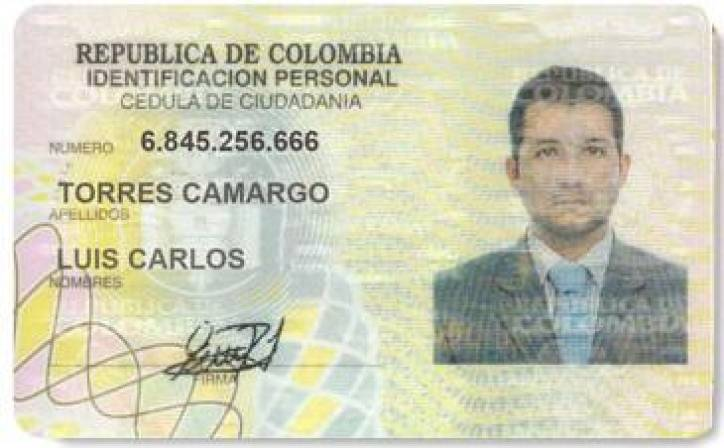
#> input picture data/Cedula1.jpeg, 724 x 448 px, found by its file name
$ jupyter execute --allow-errors CVproject.ipynb   (shell and % lines are left out)
#> lines starting #> are read from the running program, lines starting #| are printed output that depends on the picture; after the words box and inside, x2 and y2 are one past the last pixel; in counts of white or black regions, pixels touching at a corner belong together
[cell 1]
import cv2 as cv
import os
import sys
import numpy as np
import matplotlib.pyplot as plt
from ipywidgets import interact, interactive, fixed, interact_manual
import ipywidgets as widgets
from google.colab.patches import cv2_imshow

[cell 2]
from google.colab import drive
drive.mount('/content/drive')
%cd drive/My Drive/CVproject/

[cell 3]
I = cv.imread("data/Cedula1.jpeg", 0) #lea la imagen en numpy array
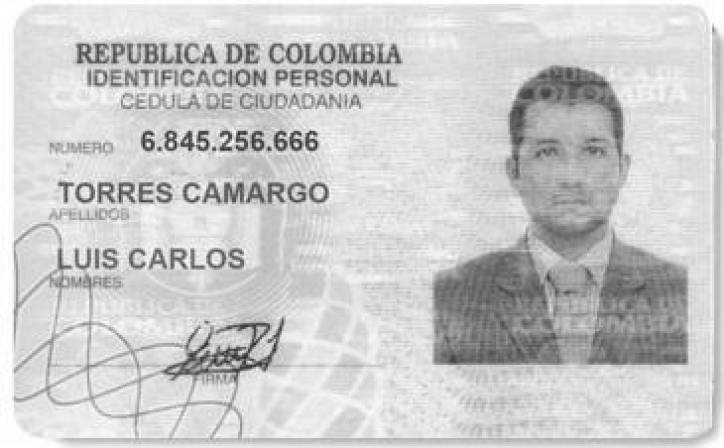
#> I: shape (448, 724); min 33, max 255, mean 202.9
I2 = cv.cvtColor(I, cv.COLOR_BGR2RGB) #pasela de bgr a rgb
plt.imshow(I2); #mostrar la imagen
plt.grid() # dibuje rejilla
print("img size: ", I.shape)
#| img size:  (448, 724)
print ("img type: ", I.dtype)
#| img type:  uint8
#plt.scatter(50,100, marker="x", s=200, linewidth=5, c="b")
print ("pixel information: ", I[100,50])
#| pixel information:  226

[cell 4]
img = cv.imread("data/Cedula1.jpeg", 0)
#img = img.resize(100,100)
edges = cv.Canny(img,100,200)
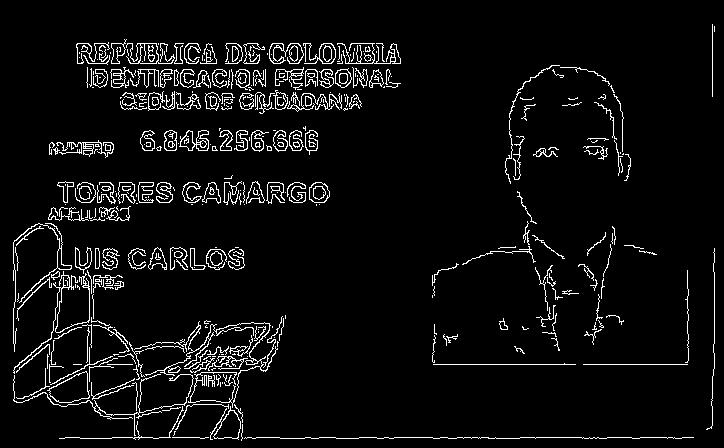
#> edges: shape (448, 724); 5.4% white in thin lines or dots

plt.subplot(121),plt.imshow(img,cmap = 'gray')
plt.title('Original Image'), plt.xticks([]), plt.yticks([])
plt.subplot(122),plt.imshow(edges,cmap = 'gray')
plt.title('Edge Image'), plt.xticks([]), plt.yticks([])

plt.show()
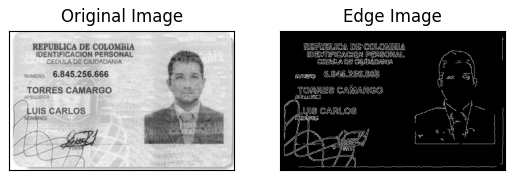
#> figure drawn by matplotlib, 2 panels

[cell 5]
img = cv.imread("data/Cedula1.jpeg", 0)
crop_img = img[128:153, 140:320]*1.
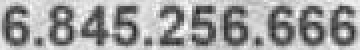
#> crop_img: shape (25, 180) float64 (shown 2 times larger); min 38, max 255, mean 161
plt.figure(figsize = (20,2))
plt.imshow(crop_img)
crop_img.shape
#> Out = (25, 180)

[cell 6]
m=164
MIN=132
M=180
crop = crop_img[0:, MIN:]
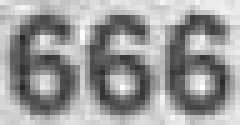
#> crop: shape (25, 48) float64 (shown 5 times larger); min 40, max 255, mean 154.7
punto = crop_img[0:, MIN-6:M-48]
#> punto = 25 rows, first 6: [200, 200, 195, 194, 199, 206], [182, 181, 181, 185, 193, 200], [190, 189, 192, 196, 198, 197], [212, 211, 215, 214, 206, 198], [205, 206, 211, 213, 208, 202], [188, 189, 195, 203, 208, 210]
crop2= crop_img[0:, MIN-6-(16*3):MIN-6]
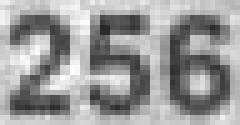
#> crop2: shape (25, 48) float64 (shown 5 times larger); min 38, max 252, mean 154.5
plt.figure(figsize = (20,2))
plt.imshow(crop)
plt.imshow(punto)
plt.imshow(crop2)
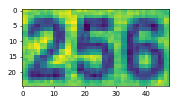
#> figure drawn by matplotlib, 1 panel

[cell 7]
cut_ims=[]
cut_im=[]
numWsize=16 #16 pixeles de ancho mide cada numero
seq3num=16*3
cutmin=crop_img.shape[1]-(seq3num)
#> cutmin = 132
cutmax=crop_img.shape[1]
#> cutmax = 180
i=0
for i in range(3):
  crop = crop_img[0:, cutmin:cutmax]
  cutmin=cutmin-seq3num-7
  cutmax=cutmax-seq3num-7
  print (cutmin, cutmax)
  cut_ims.append(crop)
#> this loop made 3 passes
#> pass 3, `crop = crop_img[0:, cutmin:cutmax]`:
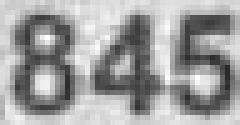
#> crop: shape (25, 48) float64 (shown 5 times larger); min 42, max 255, mean 160
#> after the loop, cut_ims = 3 items; cutmax = 15; cutmin = -33
if(cutmax<18):
  crop = crop_img[0:, 0:cutmax+1]
  cut_im.append(crop)

[cell 8]
cut_ims=np.array(cut_ims)
cedula = []
cedula.append(cut_im[0])
cedula.append(cut_ims[2])
cedula.append(cut_ims[1])
cedula.append(cut_ims[0])

[cell 9]
plt.figure(figsize=(7,7))
for i in range(4):
    plt.subplot(5,5,i+1)
    plt.xticks([])
    plt.yticks([])
    plt.grid(False)
    plt.imshow(cedula[i])
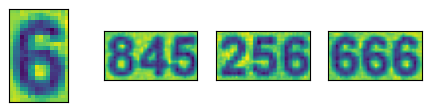
#> figure drawn by matplotlib, 4 panels

[cell 10]
cedula[0].shape[1]
#> Out = 16

[cell 11]
nums=[]
numWsize=16 #16 pixeles de ancho mide cada numero
cutmin=0
cutmax=16
for i in range(4):
  cutmin=0
  cutmax=16
  if(cedula[i].shape[1]<=numWsize):
    nums.append(cedula[i])
  else:
    j=0
    while(j<3):
      num = cedula[i][0:, cutmin:cutmax]
      cutmin=cutmin+numWsize
      cutmax=cutmax+numWsize
      nums.append(num)
      j=j+1
#> after the loop, nums = 10 items

[cell 12]
plt.figure(figsize=(7,7))
for i in range(len(nums)):
    plt.subplot(5,5,i+1)
    plt.xticks([])
    plt.yticks([])
    plt.grid(False)
    plt.imshow(nums[i])
#> this loop made 10 passes
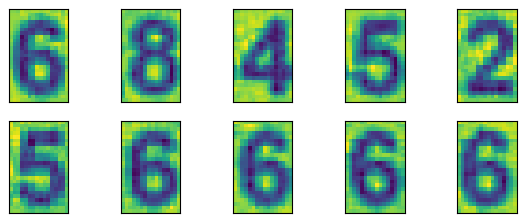
#> figure drawn by matplotlib, 10 panels

[cell 13]
nums[0].shape
#> Out = (25, 16)
